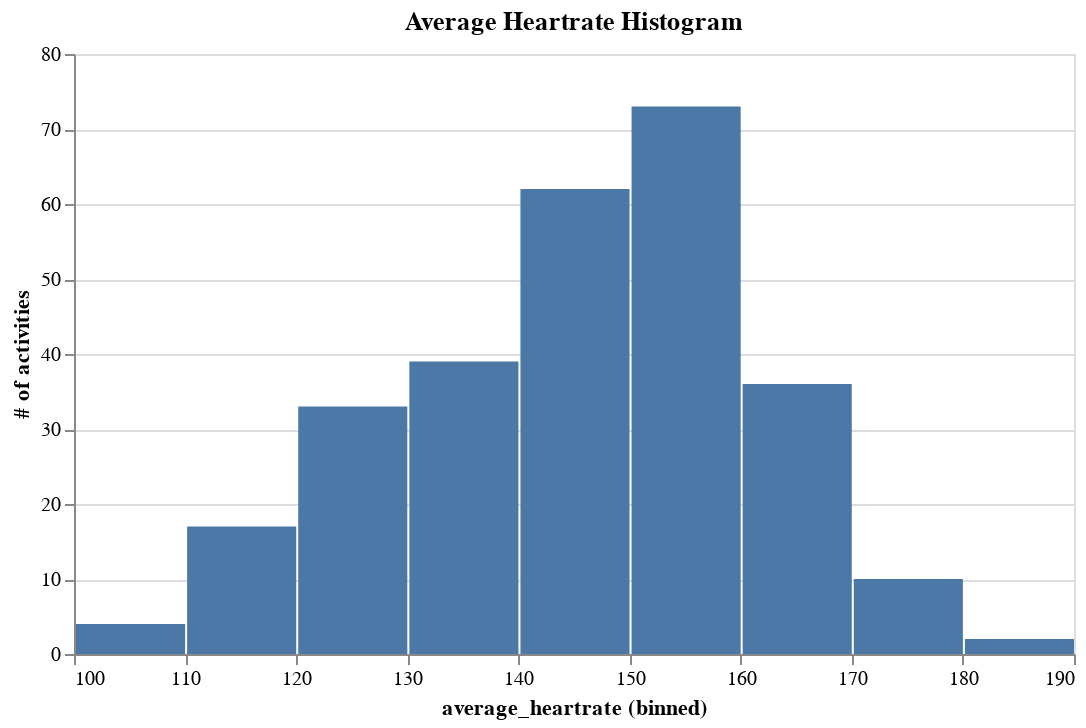

Source (notebook cell):
### Markdown cell above
# Ohio Training Histogram

### Code cell
alt.Chart(oh_df).mark_bar().encode(
    alt.X("average_heartrate:Q",bin=alt.Bin(step=10)),
    y=alt.Y('count(activity_id):Q', axis=alt.Axis(title='# of activities'))).properties(
    width=500,
    title='Average Heartrate Histogram')

### Figure 1 — Vega-Lite specification as saved in the notebook (floating-point values rounded to 4 significant figures; data arrays with more than 128 entries replaced by an {"elided": "..."} marker saying what was removed)
{"config": {"view": {"continuousWidth": 400, "continuousHeight": 300}}, "data": {"name": "data-eba835b5669165c2c3b9eb9525f98092"}, "mark": "bar", "encoding": {"x": {"bin": {"step": 10}, "field": "average_heartrate", "type": "quantitative"}, "y": {"aggregate": "count", "axis": {"title": "# of activities"}, "field": "activity_id", "type": "quantitative"}}, "title": "Average Heartrate Histogram", "width": 500, "$schema": "https://vega.github.io/schema/vega-lite/v4.17.0.json", "datasets": {"data-eba835b5669165c2c3b9eb9525f98092": {"elided": "282 records"}}}
